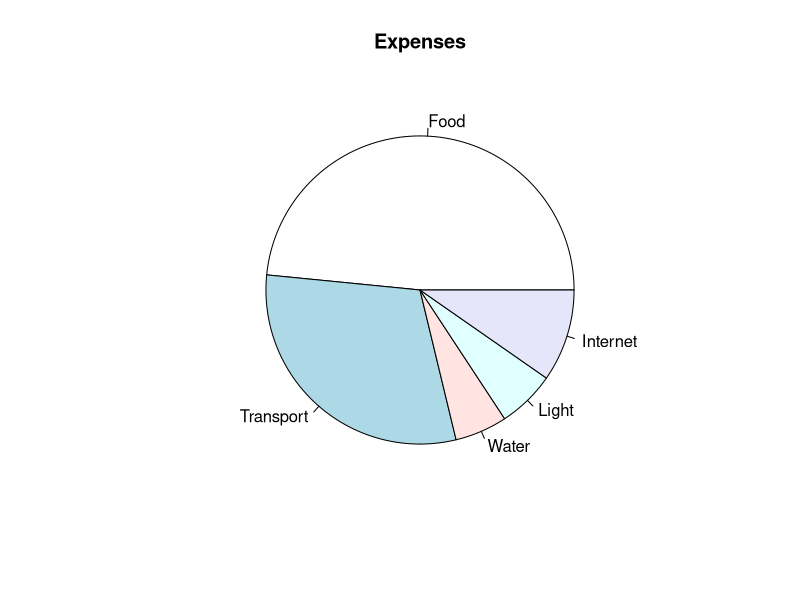

The R script that drew this image:
# Create data for the graph.
x <- c(400, 250.50, 45.35, 50, 80)
labels <- c("Food", "Transport", "Water", "Light", "Internet")

# Plot the chart.
pie(x,labels, main="Expenses")
print("The total value was:")
print(sum(x))
print("The average value was:")
print(mean(x))
print("The highest value was:")
print(max(x))
print("The lowest value was:")
print(min(x))
